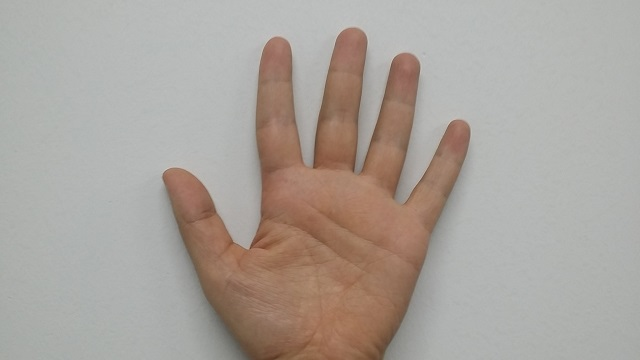
#> input picture data/hand.jpg, 640 x 360 px
$ jupyter execute --allow-errors 'Computer Vision day 7.ipynb'
#> lines starting #> are read from the running program, lines starting #| are printed output that depends on the picture; after the words box and inside, x2 and y2 are one past the last pixel; in counts of white or black regions, pixels touching at a corner belong together
## 영상 분할

[cell 1]
import cv2
import numpy as np

* 색상 범위 지정에 의한 영상 분할

[cell 2]
src = cv2.imread('./data/hand.jpg')
#> src is the input picture: shape (360, 640, 3); mean B, G, R 155.8, 162.5, 170.2
hsv = cv2.cvtColor(src, cv2.COLOR_BGR2HSV)
#> hsv: shape (360, 640, 3); mean H, S, V 47.8, 27.2, 171.6

[cell 3]
lowerb = (10 , 40, 0)
upperb = (20 , 180, 255)

dst = cv2.inRange(hsv, lowerb, upperb)
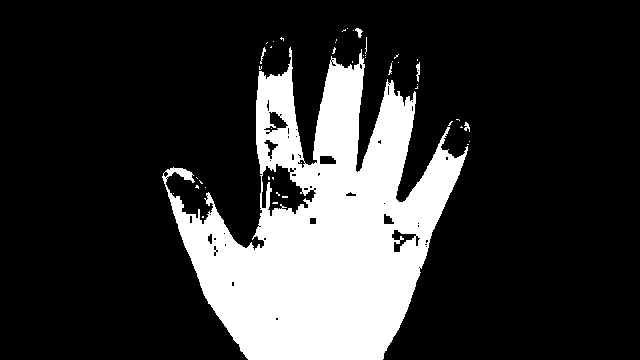
#> dst: shape (360, 640); 20.7% white; 46 white regions (40 under 20 px), largest, box (x1, y1, x2, y2) and area: (162, 47, 468, 360) 47443, (416, 62, 420, 82) 48, (355, 28, 363, 38) 41, (464, 122, 470, 132) 34, (260, 47, 266, 64) 32, (388, 63, 392, 75) 21

[cell 4]
cv2.imshow("src", src)
cv2.imshow("dst", dst)
cv2.waitKey()
cv2.destroyAllWindows()

[cell 5]
src = cv2.imread('./data/flower.jpg')
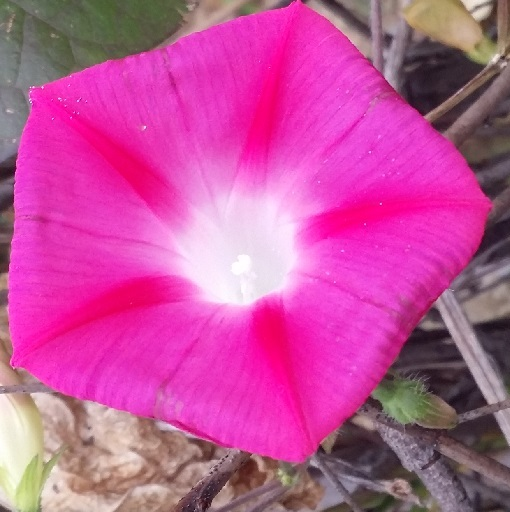
#> input picture data/flower.jpg, 510 x 512 px
#> src is the input picture: shape (512, 510, 3); mean B, G, R 154.9, 82, 193.8
hsv = cv2.cvtColor(src, cv2.COLOR_BGR2HSV)
#> hsv: shape (512, 510, 3); mean H, S, V 130, 136.5, 194.4

lowerb = (100 , 100, 100)
upperb = (170 , 255, 255)

dst = cv2.inRange(hsv, lowerb, upperb)
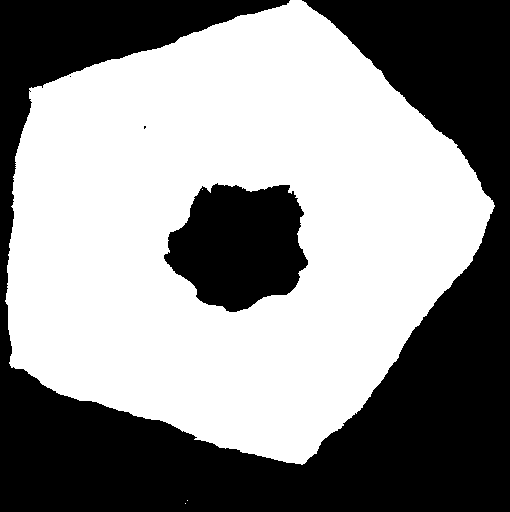
#> dst: shape (512, 510); 55.7% white; 4 black regions (2 under 20 px), largest, box (x1, y1, x2, y2) and area: (0, 0, 510, 512) 102352, (164, 183, 308, 312) 13357

cv2.imshow("src", src)
cv2.imshow("dst", dst)
cv2.waitKey()
cv2.destroyAllWindows()
